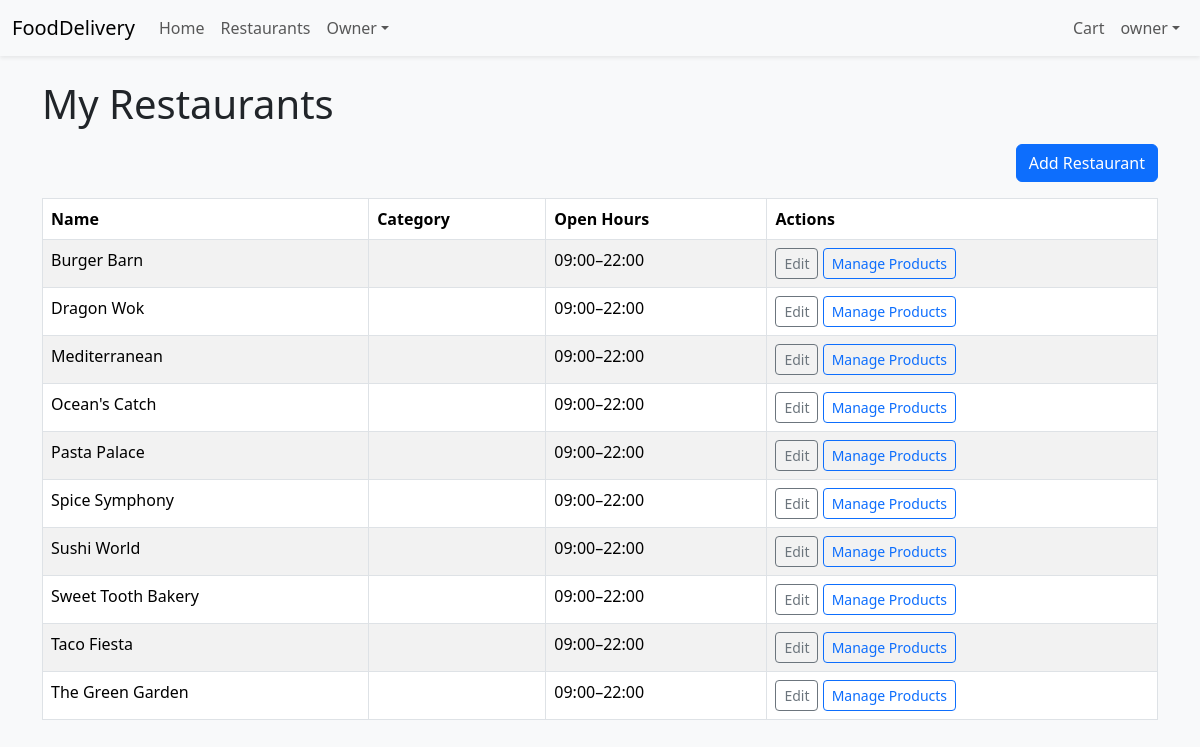
Screenshot of /restaurants/owner/ (signed in) with the database file from the repository.
### accounts/models.py (models this page shows, shortened)
class User(AbstractUser):
    ROLE_CUSTOMER = 'customer'
    ROLE_COURIER = 'courier'
    ROLE_OWNER = 'owner'
    ROLE_ADMIN = 'admin'
    ROLE_CHOICES: list[tuple[str, str]] = [
        (ROLE_CUSTOMER, 'Customer'),
        (ROLE_COURIER, 'Courier'),
        (ROLE_OWNER, 'Owner'),
        (ROLE_ADMIN, 'Administrator'),
    ]
    role = models.CharField(
        max_length=20,
        choices=ROLE_CHOICES,
        default=ROLE_CUSTOMER,
        help_text='Designates the role of the user in the platform.'
    )
    def is_courier(self) -> bool:
        return self.role == self.ROLE_COURIER
    def is_owner(self) -> bool:
        return self.role == self.ROLE_OWNER
    def is_admin(self) -> bool:
        return self.role == self.ROLE_ADMIN or self.is_superuser

### restaurants/models.py (models this page shows, shortened)
class Restaurant(models.Model):
    name = models.CharField(max_length=255)
    description = models.TextField(blank=True)
    address = models.CharField(max_length=255, blank=True)
    image = models.ImageField(upload_to='restaurants/', blank=True, null=True)
    open_hours = models.CharField(max_length=255, blank=True)
    category = models.CharField(max_length=100, blank=True)
    is_open = models.BooleanField(default=True)
    owner = models.ForeignKey(
        settings.AUTH_USER_MODEL,
        on_delete=models.CASCADE,
        related_name='owned_restaurants',
        help_text='The owner of this restaurant',
    )
    created_at = models.DateTimeField(auto_now_add=True)
    updated_at = models.DateTimeField(auto_now=True)
    class Meta:
        ordering = ['name']

### restaurants/views.py (the view)
# urls.py: path('owner/', OwnerRestaurantListView.as_view(), name='owner_restaurants'),
class OwnerRestaurantListView(OwnerRequiredMixin, ListView):
    model = Restaurant
    template_name = 'restaurants/owner_restaurant_list.html'
    context_object_name = 'restaurants'
    def get_queryset(self):
        return Restaurant.objects.filter(owner=self.request.user)

### core/context_processors.py (called while the page is built)
def stripe_public_key(request):
    return {
        'STRIPE_PUBLIC_KEY': getattr(settings, 'STRIPE_PUBLIC_KEY', '')
    }

### restaurants/views.py (called while the page is built)
    def dispatch(self, request, *args, **kwargs):
        if not request.user.is_authenticated or not hasattr(request.user, 'role') or not request.user.is_owner():
            raise PermissionDenied("You do not have permission to access this page.")
        return super().dispatch(request, *args, **kwargs)

### templates/restaurants/owner_restaurant_list.html (shortened to what this page needs)
{% extends 'base.html' %}
{% block content %}
<div class="container">
  <h1 class="mb-3">My Restaurants</h1>
  <div class="mb-3 text-end">
    <a href="{% url 'restaurants:restaurant_add' %}" class="btn btn-primary">Add Restaurant</a>
  </div>
  <table class="table table-striped table-bordered">
    <thead>
      <tr>
        <th>Name</th>
        <th>Category</th>
        <th>Open Hours</th>
        <th>Actions</th>
      </tr>
    </thead>
    <tbody>
      {% for restaurant in restaurants %}
        <tr>
          <td>{{ restaurant.name }}</td>
          <td>{{ restaurant.category }}</td>
          <td>{{ restaurant.open_hours }}</td>
          <td>
            <a href="{% url 'restaurants:restaurant_edit' restaurant.pk %}" class="btn btn-sm btn-outline-secondary">Edit</a>
            <a href="{% url 'restaurants:owner_restaurant_products' restaurant.pk %}" class="btn btn-sm btn-outline-primary">Manage Products</a>
          </td>
        </tr>
      {% empty %}
        <tr>
          <td colspan="4">You have no restaurants yet.</td>
        </tr>
      {% endfor %}
    </tbody>
  </table>
</div>
{% endblock %}

### templates/base.html (shortened to what this page needs)
{% load static %}
<!DOCTYPE html>
<html lang="en">
<head>
  <link href="https://cdn.jsdelivr.net/npm/bootstrap@5.3.2/dist/css/bootstrap.min.css" rel="stylesheet">
  <link rel="stylesheet" href="{% static 'css/styles.css' %}">
  <link rel="stylesheet" href="https://cdn.jsdelivr.net/npm/bootstrap-icons@1.10.5/font/bootstrap-icons.css">
</head>
<body>
<nav class="navbar navbar-expand-lg navbar-light bg-light shadow-sm">
  <div class="container-fluid">
    <a class="navbar-brand" href="{% url 'home' %}">FoodDelivery</a>
    <div class="collapse navbar-collapse" id="navbarSupportedContent">
      <ul class="navbar-nav me-auto mb-2 mb-lg-0">
        <li class="nav-item"><a class="nav-link" href="{% url 'home' %}">Home</a></li>
        <li class="nav-item"><a class="nav-link" href="{% url 'restaurants:list' %}">Restaurants</a></li>
        {% if user.is_authenticated %}
          {% if user.is_owner %}
            <li class="nav-item dropdown">
              <a class="nav-link dropdown-toggle" href="#" id="ownerMenu" role="button" data-bs-toggle="dropdown"
                 aria-expanded="false">Owner</a>
            </li>
          {% endif %}
        {% endif %}
      </ul>
      <ul class="navbar-nav mb-2 mb-lg-0">
        {% if user.is_authenticated %}
          <li class="nav-item"><a class="nav-link" href="{% url 'orders:cart' %}">Cart</a></li>
          <li class="nav-item dropdown">
            <a class="nav-link dropdown-toggle" href="#" id="userMenu" role="button" data-bs-toggle="dropdown"
               aria-expanded="false">{{ user.get_full_name|default:user.username }}</a>
          </li>
        {% else %}
          <li class="nav-item"><a class="nav-link" href="{% url 'accounts:login' %}">Login</a></li>
          <li class="nav-item"><a class="nav-link" href="{% url 'accounts:register' %}">Register</a></li>
        {% endif %}
      </ul>
    </div>
  </div>
</nav>
<main class="py-4">
  {% block content %}{% endblock %}
</main>
</body>
</html>

### static/css/styles.css (style rules this page uses)
body { background-color: #f8f9fa; }
main { min-height: 80vh; }

### rows the page displays
User: get_full_name "owner"
Restaurant: name "Burger Barn", open_hours "09:00–22:00"
Restaurant: name "Dragon Wok", open_hours "09:00–22:00"
Restaurant: name "Mediterranean", open_hours "09:00–22:00"
Restaurant: name "Ocean's Catch", open_hours "09:00–22:00"
Restaurant: name "Pasta Palace", open_hours "09:00–22:00"
Restaurant: name "Spice Symphony", open_hours "09:00–22:00"
Restaurant: name "Sushi World", open_hours "09:00–22:00"
Restaurant: name "Sweet Tooth Bakery", open_hours "09:00–22:00"
Restaurant: name "Taco Fiesta", open_hours "09:00–22:00"
Restaurant: name "The Green Garden", open_hours "09:00–22:00"
